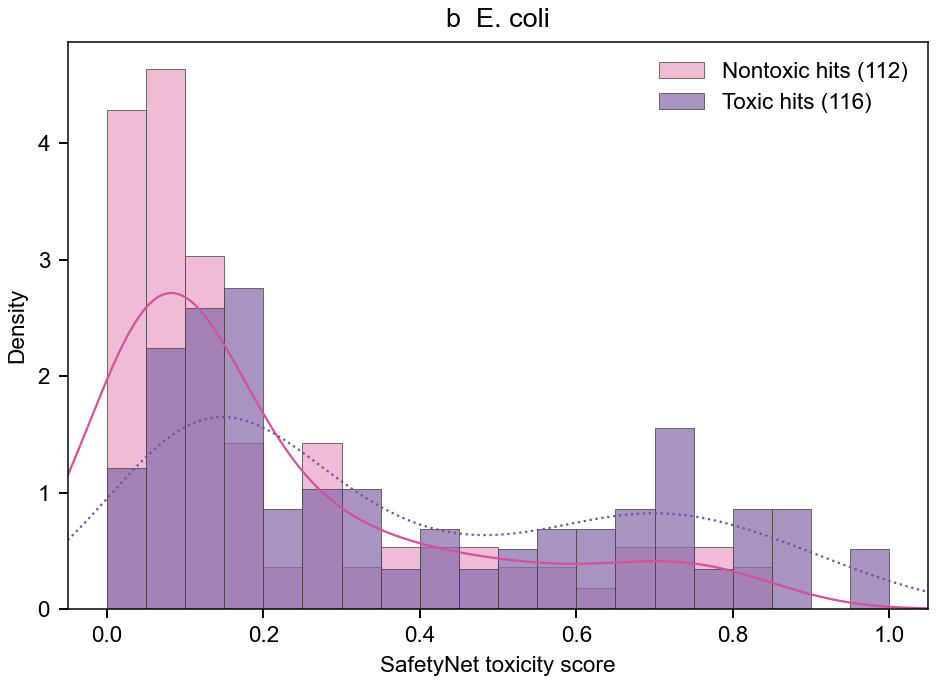

Python code for this plot:
"""Compute Figure 3b from molecular records; no command-line arguments."""
from importlib.util import module_from_spec, spec_from_file_location
from pathlib import Path

HERE = Path(__file__).resolve().parent
specification = spec_from_file_location("figure_3_panel_support", HERE.parent / "shared" / "panel_support.py")
support = module_from_spec(specification)
specification.loader.exec_module(support)
ORGANISM = "e_coli"


def main(cohort=None):
    frames = support.frames_for(ORGANISM, cohort)
    support.write_tables(frames, ["histogram_counts", "kde_values"], HERE)
    support.configure_style()
    figure, axis = support.plt.subplots(figsize=(5.2, 3.8), layout="constrained")
    for label in [0, 1]:
        hist = frames["histogram_counts"].loc[lambda table: table.toxicity_label.eq(label)]
        axis.bar(hist.bin_left, hist.density, width=.05, align="edge", alpha=.75,
                 color=support.analysis.COLORS[label], edgecolor="#444444", linewidth=.4,
                 label=f"{'Nontoxic' if label == 0 else 'Toxic'} hits ({int(hist['count'].sum())})")
        kde = frames["kde_values"].loc[lambda table: table.toxicity_label.eq(label)]
        axis.plot(kde.score, kde.density, color="#d3529c" if label == 0 else "#7b4ea0",
                  linewidth=.9, linestyle="-" if label == 0 else ":")
    axis.set(xlim=(-.05, 1.05), xlabel="SafetyNet toxicity score", ylabel="Density",
             title="b  " + support.analysis.SPECIES[ORGANISM])
    axis.legend(frameon=False)
    support.save_figure(figure, HERE)
    return frames


if __name__ == "__main__":
    main()
